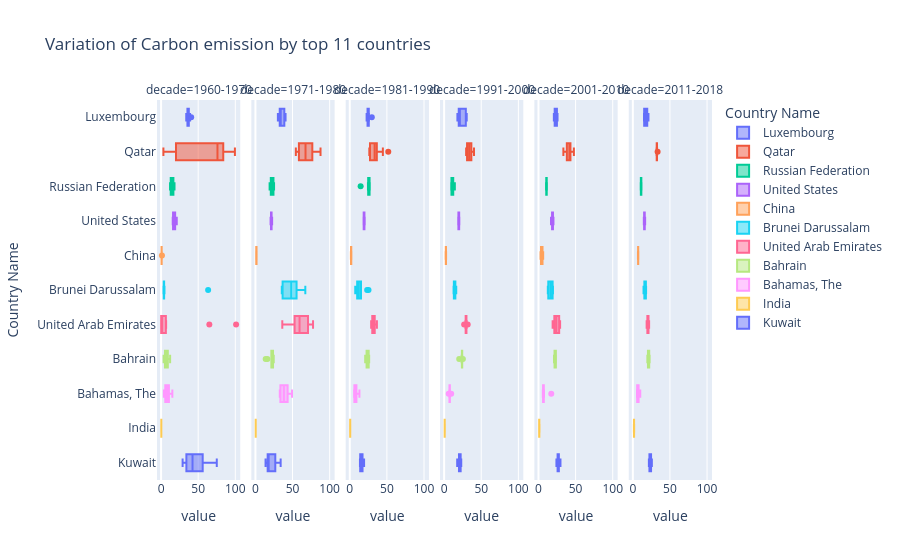

Notebook source saved alongside this figure:
### Code cell
fig_7=px.box(data_frame=df2[df2['Country Name'].isin(country_col)], x='value', y='Country Name', color='Country Name', title='Variation of Carbon emission by top 11 countries', facet_col='decade')
fig_7
